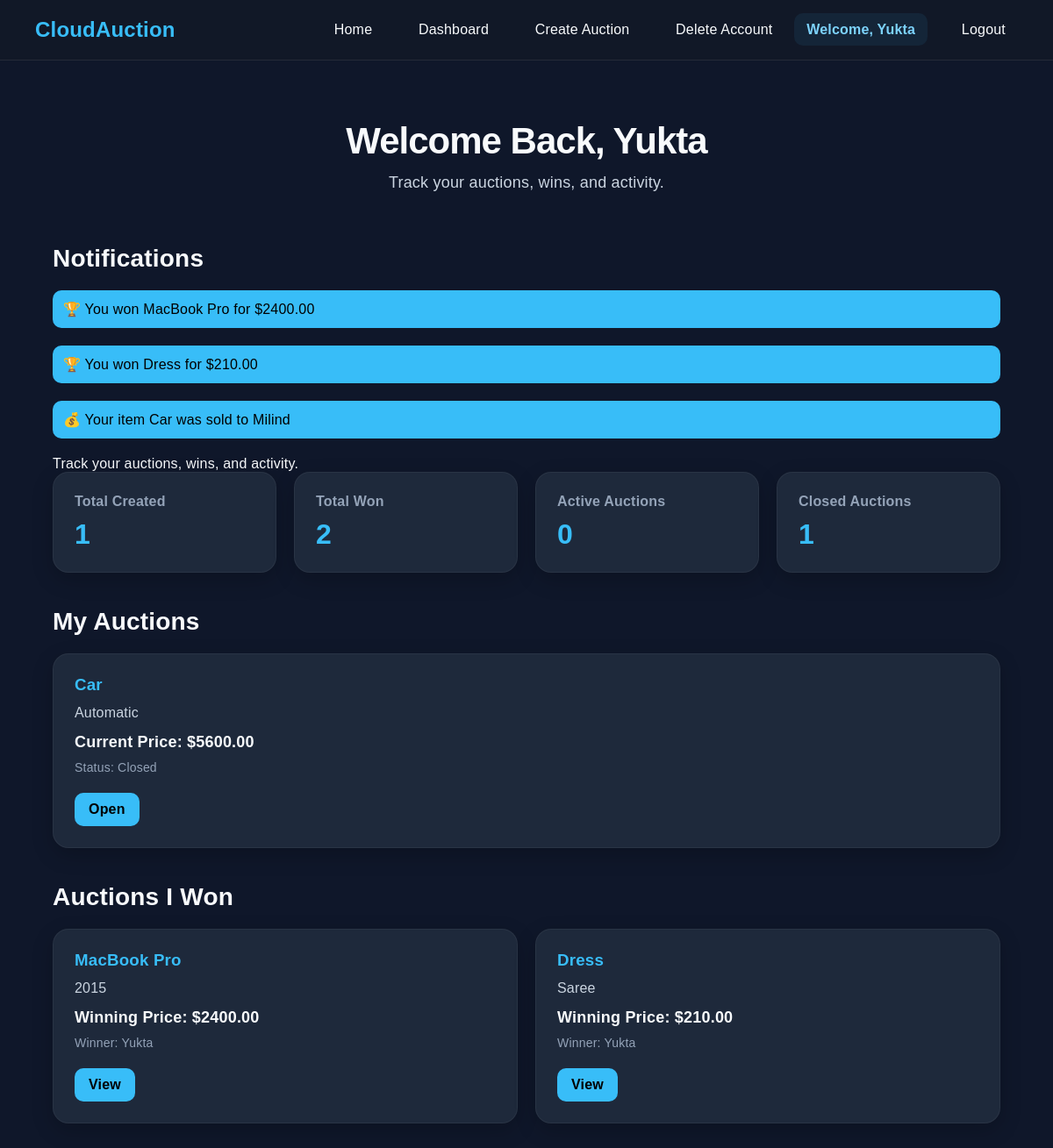
/dashboard (signed in), run on the app's committed database.
### models.py (models this page shows, shortened)
class User(UserMixin, db.Model):
    __tablename__ = "users"
    id = db.Column(db.Integer, primary_key=True)
    username = db.Column(db.String(80), unique=True, nullable=False)
    password_hash = db.Column(db.String(255), nullable=False)
    is_admin = db.Column(db.Boolean, default=False)
    auctions = db.relationship(
        "Auction",
        foreign_keys="Auction.seller_id",
        backref="seller",
        lazy=True
    )
    won_auctions = db.relationship(
        "Auction",
        foreign_keys="Auction.winner_id",
        backref="winner",
        lazy=True
    )
    bids = db.relationship("Bid", backref="bidder", lazy=True)

class Auction(db.Model):
    __tablename__ = "auctions"
    id = db.Column(db.Integer, primary_key=True)
    title = db.Column(db.String(150), nullable=False)
    description = db.Column(db.Text, nullable=True)
    category = db.Column(db.String(50), default="Other")
    starting_price = db.Column(db.Float, nullable=False)
    current_price = db.Column(db.Float, nullable=False)
    is_active = db.Column(db.Boolean, default=True)
    restart_count = db.Column(db.Integer, default=0)
    created_at = db.Column(db.DateTime, default=datetime.utcnow)
    end_time = db.Column(db.DateTime, nullable=False)
    seller_id = db.Column(db.Integer, db.ForeignKey("users.id"), nullable=False)
    winner_id = db.Column(db.Integer, db.ForeignKey("users.id"), nullable=True)
    bids = db.relationship("Bid", backref="auction", lazy=True, cascade="all, delete-orphan")

### app.py (the view)
@app.route("/dashboard")
@login_required
def dashboard():
    my_auctions = Auction.query.filter_by(
        seller_id=current_user.id
    ).order_by(Auction.created_at.desc()).all()
    won_auctions = Auction.query.filter_by(
        winner_id=current_user.id
    ).order_by(Auction.created_at.desc()).all()
    total_created = len(my_auctions)
    total_won = len(won_auctions)
    total_active = len([a for a in my_auctions if a.is_active])
    total_closed = len([a for a in my_auctions if not a.is_active])
    notifications = []
    for auction in won_auctions:
        notifications.append(
            f"🏆 You won {auction.title} for ${auction.current_price:.2f}"
        )
    for auction in my_auctions:
        if auction.winner:
            notifications.append(
                f"💰 Your item {auction.title} was sold to {auction.winner.username}"
            )
    return render_template(
        "dashboard.html",
        my_auctions=my_auctions,
        won_auctions=won_auctions,
        total_created=total_created,
        total_won=total_won,
        total_active=total_active,
        total_closed=total_closed,
        notifications=notifications
    )

### models.py (called while the page is built)
@login_manager.user_loader
def load_user(user_id):
    return User.query.get(int(user_id))

### templates/dashboard.html
{% extends "base.html" %}
{% block content %}
<section class="hero">
    <h1>Welcome Back, {{ current_user.username }}</h1>
    <p>Track your auctions, wins, and activity.</p>
</section>
{% if notifications %}
<section class="auction-section">
<h2>Notifications</h2>
{% for note in notifications %}
<div class="flash">
    {{ note }}
</div>
{% endfor %}
</section>
{% endif %}
<p>Track your auctions, wins, and activity.</p>
<div class="stats-grid">
    <div class="stat-card">
        <h3>Total Created</h3>
        <p>{{ total_created }}</p>
    </div>
    <div class="stat-card">
        <h3>Total Won</h3>
        <p>{{ total_won }}</p>
    </div>
    <div class="stat-card">
        <h3>Active Auctions</h3>
        <p>{{ total_active }}</p>
    </div>
    <div class="stat-card">
        <h3>Closed Auctions</h3>
        <p>{{ total_closed }}</p>
    </div>
</div>
<section class="auction-section">
    <h2>My Auctions</h2>
    {% if my_auctions %}
        <div class="auction-grid">
            {% for auction in my_auctions %}
            <div class="auction-card">
                <h3>{{ auction.title }}</h3>
                <p>{{ auction.description }}</p>
                <div class="price">
                    Current Price: ${{ "%.2f"|format(auction.current_price) }}
                </div>
                <div class="meta">
                    {% if auction.is_active %}
                        Status: Live
                    {% else %}
                        Status: Closed
                    {% endif %}
                </div>
                <a href="/auction/{{ auction.id }}" class="view-btn">Open</a>
            </div>
            {% endfor %}
        </div>
    {% else %}
        <p class="empty-text">You have not created any auctions yet.</p>
    {% endif %}
</section>
<section class="auction-section" style="margin-top:40px;">
    <h2>Auctions I Won</h2>
    {% if won_auctions %}
        <div class="auction-grid">
            {% for auction in won_auctions %}
            <div class="auction-card">
                <h3>{{ auction.title }}</h3>
                <p>{{ auction.description }}</p>
                <div class="price">
                    Winning Price: ${{ "%.2f"|format(auction.current_price) }}
                </div>
                <div class="meta">Winner: {{ current_user.username }}</div>
                <a href="/auction/{{ auction.id }}" class="view-btn">View</a>
            </div>
            {% endfor %}
        </div>
    {% else %}
        <p class="empty-text">You have not won any auctions yet.</p>
    {% endif %}
</section>
{% endblock %}

### templates/base.html (shortened to what this page needs)
<!DOCTYPE html>
<html lang="en">
<head>
<link rel="stylesheet" href="{{ url_for('static', filename='css/style.css') }}">
</head>
<body>
<nav class="navbar">
    <div class="logo">CloudAuction</div>
    <div class="nav-links">
        {% if current_user.is_authenticated %}
            <a href="/">Home</a>
            <a href="/dashboard">Dashboard</a>
            <a href="/create-auction">Create Auction</a>
            <a href="/delete-account">Delete Account</a>
            <span class="welcome-user">Welcome, {{ current_user.username }}</span>
            <a href="/logout">Logout</a>
        {% else %}
            <a href="/">Home</a>
            <a href="/login">Login</a>
            <a href="/register">Register</a>
        {% endif %}
    </div>
</nav>
<div class="container">
{% block content %}{% endblock %}
</div>
</body>
</html>

### static/css/style.css (style rules this page uses)
* { margin: 0; padding: 0; box-sizing: border-box; }
body { font-family: Arial, sans-serif; background: #0f172a; color: #f8fafc; }
.navbar { display: flex; justify-content: space-between; align-items: center; padding: 20px 40px; background: #111827; border-bottom: 1px solid rgba(255,255,255,0.08); }
.logo { font-size: 24px; font-weight: bold; color: #38bdf8; }
.nav-links a { color: #f8fafc; text-decoration: none; margin-left: 20px; }
.container { width: 90%; max-width: 1200px; margin: 40px auto; }
.hero { text-align: center; margin-bottom: 50px; }
.hero h1 { font-size: 42px; margin-bottom: 15px; }
.hero p { font-size: 18px; color: #cbd5e1; }
.auction-section h2 { margin-bottom: 20px; font-size: 28px; }
.auction-grid { display: grid; grid-template-columns: repeat(auto-fit, minmax(280px, 1fr)); gap: 20px; }
.auction-card { background: #1e293b; padding: 24px; border-radius: 18px; box-shadow: 0 8px 24px rgba(0,0,0,0.2); transition: transform 0.2s ease; }
.auction-card h3 { margin-bottom: 12px; color: #38bdf8; }
.auction-card p { margin-bottom: 14px; color: #cbd5e1; }
.price { font-size: 18px; font-weight: bold; margin-bottom: 10px; }
.meta { font-size: 14px; color: #94a3b8; margin-bottom: 6px; }
.flash { background: #38bdf8; color: black; padding: 12px; border-radius: 10px; margin-bottom: 20px; }
.view-btn { display: inline-block; margin-top: 15px; padding: 10px 16px; background: #38bdf8; color: black; text-decoration: none; border-radius: 10px; font-weight: bold; }
.stats-grid { display: grid; grid-template-columns: repeat(auto-fit, minmax(220px, 1fr)); gap: 20px; margin-bottom: 40px; }
.stat-card { background: #1e293b; padding: 24px; border-radius: 18px; box-shadow: 0 8px 24px rgba(0,0,0,0.2); }
.stat-card h3 { color: #94a3b8; font-size: 16px; margin-bottom: 10px; }
.stat-card p { font-size: 32px; font-weight: bold; color: #38bdf8; }
html { scroll-behavior: smooth; }
body { letter-spacing: 0.2px; }
.navbar { position: sticky; top: 0; z-index: 1000; backdrop-filter: blur(10px); }
.nav-links a { padding: 10px 14px; border-radius: 10px; transition: all 0.25s ease; }
.hero { padding: 30px 0 10px 0; }
.hero h1 { line-height: 1.05; letter-spacing: -1px; }
.hero p { max-width: 820px; margin: 0 auto; }
.auction-card, .stat-card, .form-box { border: 1px solid rgba(255,255,255,0.05); transition: transform 0.22s ease, box-shadow 0.22s ease; }
.view-btn, .form-box button { transition: all 0.22s ease; }
.auction-section { margin-top: 28px; }
.welcome-user { color: #7dd3fc; font-weight: bold; padding: 10px 14px; background: rgba(56,189,248,0.08); border-radius: 10px; margin-left: 6px; }

### data on the page
User: username "Yukta"
Auction: title "Car", description "Automatic", current_price "5600.00", is_active "Status: Closed"
Auction: title "MacBook Pro", description "2015", current_price "2400.00"
Auction: title "Dress", description "Saree", current_price "210.00"

### other printed values
{{ note }} "🏆 You won MacBook Pro for $2400.00" "🏆 You won Dress for $210.00" "💰 Your item Car was sold to Milind"
{{ total_created }} "1"
{{ total_won }} "2"
{{ total_active }} "0"
{{ total_closed }} "1"
